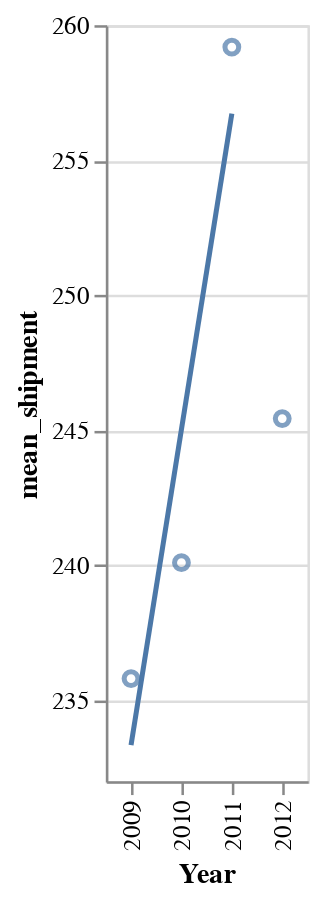

Notebook code cell kept with this figure:
### Code cell
# comparison states
comp_result_b4 = comp_result[comp_result["Year"] < 2012]
comp_result_after = comp_result[comp_result["Year"] >= 2012]

source_data = comp_result_b4

plot_comp_b4 = alt.Chart(source_data).mark_point().encode(
    y=alt.Y("mean_shipment:Q", scale=alt.Scale(zero=False)),
    x=alt.X("Year:O", scale=alt.Scale(zero=False))
).transform_aggregate(
    mean_shipment='mean(shipment_per_100k)',
    groupby=["Year"]
)

plot_comp_b4
fit_comp_b4 = plot_comp_b4.transform_regression('Year', 'mean_shipment',method="linear"
).mark_line()

fit_comp_b4

source_data = comp_result_after

plot_comp_after = alt.Chart(source_data).mark_point().encode(
    y=alt.Y("mean_shipment:Q", scale=alt.Scale(zero=False)),
    x=alt.X("Year:O", scale=alt.Scale(zero=False))
).transform_aggregate(
    mean_shipment='mean(shipment_per_100k)',
    groupby=["Year"]
)

plot_comp_after

fit_comp_after = plot_comp_after.transform_regression('Year', 'mean_shipment',method="linear"
).mark_line()

fit_comp_after
plot_comp_b4 + fit_comp_b4 + plot_comp_after + fit_comp_after

### Figure 1 — Vega-Lite specification as saved in the notebook (floating-point values rounded to 4 significant figures; data arrays with more than 128 entries replaced by an {"elided": "..."} marker saying what was removed)
{"config": {"view": {"continuousWidth": 400, "continuousHeight": 300}}, "layer": [{"mark": "point", "encoding": {"x": {"field": "Year", "scale": {"zero": false}, "type": "ordinal"}, "y": {"field": "mean_shipment", "scale": {"zero": false}, "type": "quantitative"}}, "transform": [{"aggregate": [{"op": "mean", "field": "shipment_per_100k", "as": "mean_shipment"}], "groupby": ["Year"]}]}, {"mark": "line", "encoding": {"x": {"field": "Year", "scale": {"zero": false}, "type": "ordinal"}, "y": {"field": "mean_shipment", "scale": {"zero": false}, "type": "quantitative"}}, "transform": [{"aggregate": [{"op": "mean", "field": "shipment_per_100k", "as": "mean_shipment"}], "groupby": ["Year"]}, {"on": "Year", "regression": "mean_shipment", "method": "linear"}]}, {"data": {"name": "data-4399877acc1e57f3c0c00c8a0590aae9"}, "mark": "point", "encoding": {"x": {"field": "Year", "scale": {"zero": false}, "type": "ordinal"}, "y": {"field": "mean_shipment", "scale": {"zero": false}, "type": "quantitative"}}, "transform": [{"aggregate": [{"op": "mean", "field": "shipment_per_100k", "as": "mean_shipment"}], "groupby": ["Year"]}]}, {"data": {"name": "data-4399877acc1e57f3c0c00c8a0590aae9"}, "mark": "line", "encoding": {"x": {"field": "Year", "scale": {"zero": false}, "type": "ordinal"}, "y": {"field": "mean_shipment", "scale": {"zero": false}, "type": "quantitative"}}, "transform": [{"aggregate": [{"op": "mean", "field": "shipment_per_100k", "as": "mean_shipment"}], "groupby": ["Year"]}, {"on": "Year", "regression": "mean_shipment", "method": "linear"}]}], "data": {"name": "data-5e44b7a21a75a1205ca8ca9b1c64c50e"}, "$schema": "https://vega.github.io/schema/vega-lite/v4.17.0.json", "datasets": {"data-5e44b7a21a75a1205ca8ca9b1c64c50e": {"elided": "405 records"}, "data-4399877acc1e57f3c0c00c8a0590aae9": {"elided": "135 records"}}}
